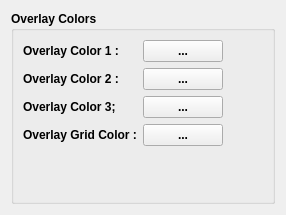
           <widget class="QWidget" name="tab_2">
            <attribute name="title">
             <string>Overlay Colors</string>
            </attribute>
            <layout class="QHBoxLayout" name="horizontalLayout_29">
             <item>
              <widget class="QGroupBox" name="groupBox_2">
               <property name="font">
                <font>
                 <weight>75</weight>
                 <bold>true</bold>
                </font>
               </property>
               <property name="title">
                <string>Overlay Colors</string>
               </property>
               <layout class="QHBoxLayout" name="horizontalLayout_28">
                <item>
                 <layout class="QFormLayout" name="formLayout_2">
                  <item row="0" column="0">
                   <widget class="QLabel" name="lblOverlayColor1">
                    <property name="text">
                     <string>Overlay Color 1 :</string>
                    </property>
                   </widget>
                  </item>
                  <item row="0" column="1">
                   <layout class="QHBoxLayout" name="horizontalLayout_14">
                    <item>
                     <widget class="QPushButton" name="btnOverlayColor1">
                      <property name="text">
                       <string>...</string>
                      </property>
                     </widget>
                    </item>
                    <item>
                     <spacer name="horizontalSpacer_11">
                      <property name="orientation">
                       <enum>Qt::Horizontal</enum>
                      </property>
                      <property name="sizeHint" stdset="0">
                       <size>
                        <width>40</width>
                        <height>20</height>
                       </size>
                      </property>
                     </spacer>
                    </item>
                   </layout>
                  </item>
                  <item row="1" column="0">
                   <widget class="QLabel" name="lblOverlayColor2">
                    <property name="text">
                     <string>Overlay Color 2 :</string>
                    </property>
                   </widget>
                  </item>
                  <item row="1" column="1">
                   <layout class="QHBoxLayout" name="horizontalLayout_15">
                    <item>
                     <widget class="QPushButton" name="btnOverlayColor2">
                      <property name="text">
                       <string>...</string>
                      </property>
                     </widget>
                    </item>
                    <item>
                     <spacer name="horizontalSpacer_12">
                      <property name="orientation">
                       <enum>Qt::Horizontal</enum>
                      </property>
                      <property name="sizeHint" stdset="0">
                       <size>
                        <width>40</width>
                        <height>20</height>
                       </size>
                      </property>
                     </spacer>
                    </item>
                   </layout>
                  </item>
                  <item row="2" column="0">
                   <widget class="QLabel" name="lblOverlayColor3">
                    <property name="text">
                     <string>Overlay Color 3;</string>
                    </property>
                   </widget>
                  </item>
                  <item row="2" column="1">
                   <layout class="QHBoxLayout" name="horizontalLayout_16">
                    <item>
                     <widget class="QPushButton" name="btnOverlayColor3">
                      <property name="text">
                       <string>...</string>
                      </property>
                     </widget>
                    </item>
                    <item>
                     <spacer name="horizontalSpacer_13">
                      <property name="orientation">
                       <enum>Qt::Horizontal</enum>
                      </property>
                      <property name="sizeHint" stdset="0">
                       <size>
                        <width>40</width>
                        <height>20</height>
                       </size>
                      </property>
                     </spacer>
                    </item>
                   </layout>
                  </item>
                  <item row="3" column="0">
                   <widget class="QLabel" name="lblOverlayGridColor">
                    <property name="text">
                     <string>Overlay Grid Color :</string>
                    </property>
                   </widget>
                  </item>
                  <item row="3" column="1">
                   <layout class="QHBoxLayout" name="horizontalLayout_17">
                    <item>
                     <widget class="QPushButton" name="btnOverlayGridColor">
                      <property name="text">
                       <string>...</string>
                      </property>
                     </widget>
                    </item>
                    <item>
                     <spacer name="horizontalSpacer_14">
                      <property name="orientation">
                       <enum>Qt::Horizontal</enum>
                      </property>
                      <property name="sizeHint" stdset="0">
                       <size>
                        <width>40</width>
                        <height>20</height>
                       </size>
                      </property>
                     </spacer>
                    </item>
                   </layout>
                  </item>
                  <item row="4" column="1">
                   <spacer name="verticalSpacer_6">
                    <property name="orientation">
                     <enum>Qt::Vertical</enum>
                    </property>
                    <property name="sizeHint" stdset="0">
                     <size>
                      <width>20</width>
                      <height>40</height>
                     </size>
                    </property>
                   </spacer>
                  </item>
                 </layout>
                </item>
               </layout>
              </widget>
             </item>
            </layout>
           </widget>
